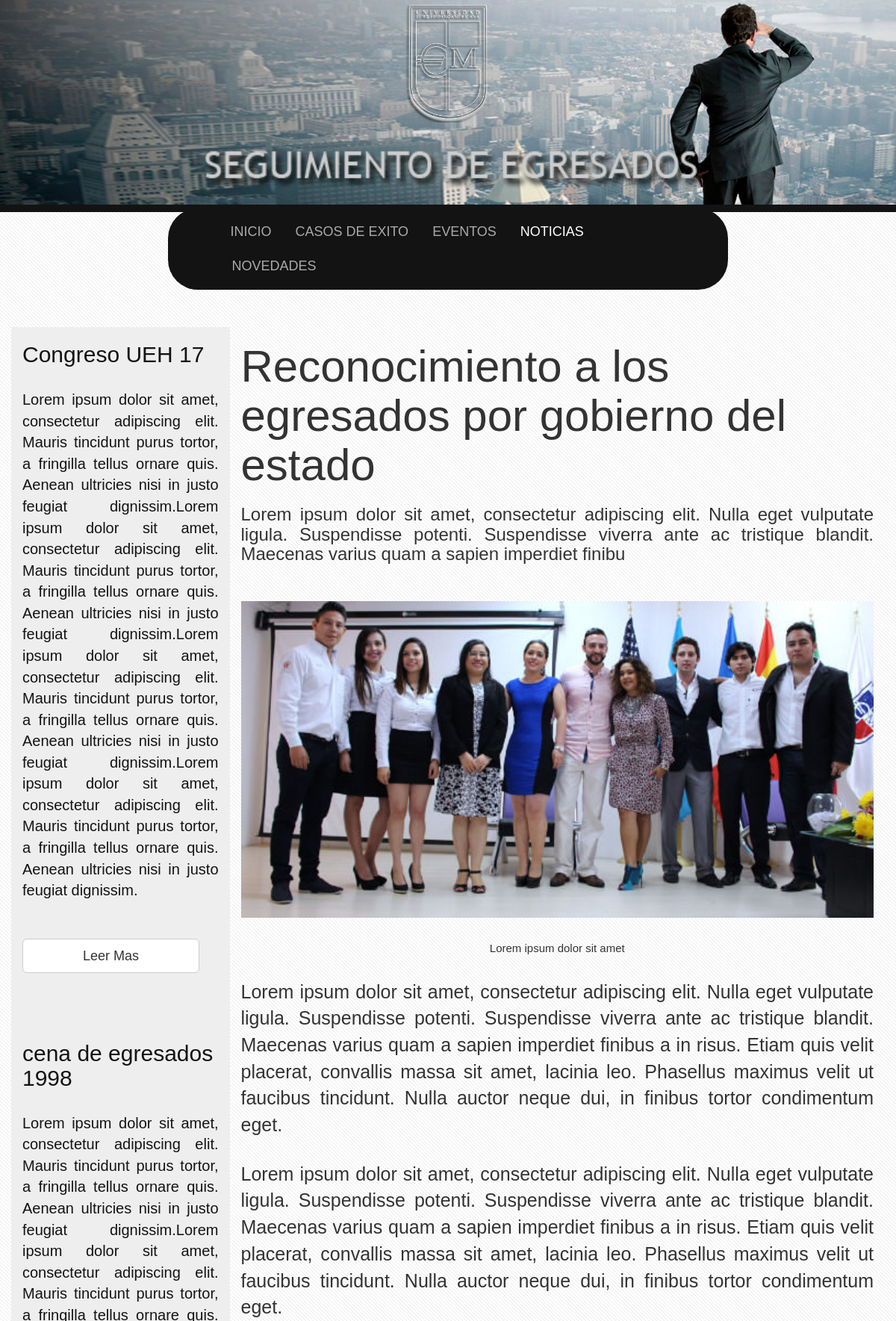
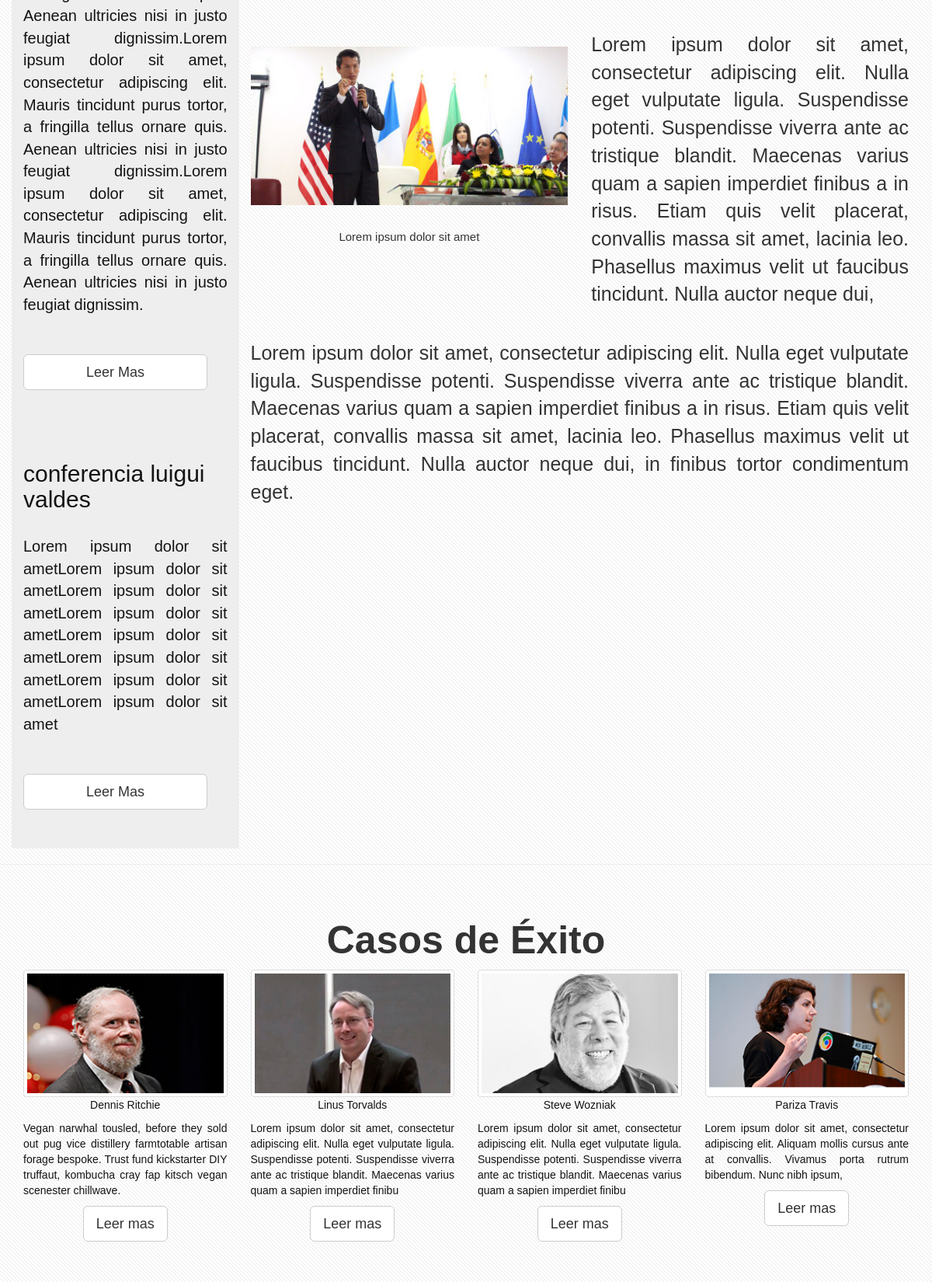
/php/noticia-2.php (upper part), run on the app's committed database (2 pictures, top to bottom).
### tables this page shows
CREATE TABLE `eventos` (
  `id_evento` int(11) NOT NULL,
  `titulo` varchar(45) NOT NULL,
  `texto1` text NOT NULL,
  `img1` text NOT NULL,
  `img2` text NOT NULL,
  `img3` text NOT NULL,
  `pieimg1` varchar(100) NOT NULL,
  `pieimg2` varchar(50) NOT NULL,
  `texto2` text NOT NULL,
  `texto3` text NOT NULL,
  `texto4` text NOT NULL,
  `texto5` text NOT NULL,
  `lugar` varchar(50) NOT NULL,
  `direccion` varchar(60) NOT NULL,
  `fecha` varchar(10) NOT NULL,
  `hora` varchar(5) NOT NULL,
  `ciudad` varchar(50) NOT NULL,
  `telefono` varchar(13) NOT NULL,
  `duracion` int(1) NOT NULL,
  `estado` varchar(9) NOT NULL
);

CREATE TABLE `noticias` (
  `id_noticia` int(11) NOT NULL,
  `noticia` varchar(100) NOT NULL,
  `texto1` varchar(200) NOT NULL,
  `img1` text NOT NULL,
  `img2` text NOT NULL,
  `img3` text NOT NULL,
  `imgpie1` varchar(100) NOT NULL,
  `imgpie2` varchar(50) NOT NULL,
  `texto2` text NOT NULL,
  `texto3` text NOT NULL,
  `texto4` text NOT NULL,
  `texto5` text NOT NULL,
  `fecha` varchar(10) NOT NULL,
  `estado` varchar(8) NOT NULL
);

CREATE TABLE `casoexito` (
  `id_caso` int(11) NOT NULL,
  `nombre_caso` varchar(36) NOT NULL,
  `texto1` varchar(200) NOT NULL,
  `img1` text NOT NULL,
  `img2` text NOT NULL,
  `img3` text NOT NULL,
  `imgpie1` varchar(100) NOT NULL,
  `imgpie2` varchar(50) NOT NULL,
  `texto2` text NOT NULL,
  `texto3` text NOT NULL,
  `texto4` text NOT NULL,
  `texto5` text NOT NULL,
  `fecha` varchar(10) NOT NULL,
  `estado` varchar(8) NOT NULL
);

### php/noticia-2.php (the view, shortened to what this page needs)
<?php
include "../config/cabecera-noticia.inc";
include "../config/config.inc";
$conexion = mysqli_connect($servidor, $usuario, $contrasena, $basededatos);
mysqli_set_charset($conexion, "utf8");
$peticion = "SELECT * FROM noticias WHERE estado = 'Activo2' ";
$resultado = mysqli_query($conexion, $peticion);
?>
<div id="caso-exito" class="container">
  <div class="row">
    <div id="side-bar" class="col-xs-3 visible-md visible-lg">
      <?php include "side-bar.inc"; ?>
    </div>
    <div class="col-xs-12 col-md-9">
    <?php while($fila = mysqli_fetch_array($resultado)){
      echo '
      <h1>'.$fila["noticia"].'</h1>
      <h3 class="text-justify">'.$fila["texto1"].'</h3>
      <img class="img-responsive center-block" src="../img/temp/fotonoticia2-1.png" alt="imagen principal">
      <p id="pie-foto-1" class="text-center">'.$fila["imgpie1"].'</p>
      <p  class="text-justify">'.$fila["texto2"].'</p>
      <p  class="text-justify">'.$fila["texto3"].'</p>
      <div id="img-texto" class="row">
        <div class="col-xs-12 col-md-6">
          <img class="center-block img-responsive" src="../img/temp/fotonoticia2-2.png" alt="imagen secundaria">
          <p id="pie-foto-2" class="text-center">'.$fila["imgpie2"].'</p>
        </div>
        <div class="col-xs-12 col-md-6">
          <p class="text-justify">'.$fila["texto4"].'</p>
        </div>
        <div class="col-xs-12">
          <p class="text-justify">'.$fila["texto5"].'</p>
          </div>
          ';
          }
          ?>
      </div>
    </div>
  </div>
</div>
<hr>
<?php include "lideres.inc"; ?>
<?php include "../config/pie-noticia.inc";  ?>

### php/side-bar.inc
<?php
include "../config/config.inc";
$conexion = mysqli_connect($servidor, $usuario, $contrasena, $basededatos);
  mysqli_set_charset($conexion, "utf8");
$peticion5 = "SELECT titulo, texto1 FROM eventos WHERE estado = 'Activo1'";
  $resultado5 = mysqli_query($conexion, $peticion5);
  $peticion6 = "SELECT titulo, texto1 FROM eventos WHERE estado = 'Activo2'";
  $resultado6 = mysqli_query($conexion, $peticion6);
  $peticion7 = "SELECT titulo, texto1 FROM eventos WHERE estado = 'Activo3'";
  $resultado7 = mysqli_query($conexion, $peticion7);
  while($fila5 = mysqli_fetch_array($resultado5)){
    $titulo1 = $fila5["titulo"];
    $texto1 = $fila5["texto1"];
  }
while($fila6 = mysqli_fetch_array($resultado6)){
  $titulo2 = $fila6["titulo"];
  $texto2 = $fila6["texto1"];
}
while($fila7 = mysqli_fetch_array($resultado7)){
  $titulo3 = $fila7["titulo"];
  $texto3 = $fila7["texto1"];
}
?>
<a href="evento-1.php">
<h2><?php echo $titulo1; ?></h2>
<p class="text-justify"><?php echo $texto1; ?></p>
</a>
<a href="evento-1.php"><button class="btn btn-default btn-lg" type="button">Leer Mas</button></a>
<hr>
<a href="evento-1.php">
<h2><?php echo $titulo2; ?></h2>
<p class="text-justify"><?php echo $texto2; ?></p>
</a>
<a href="evento-2.php"><button class="btn btn-default btn-lg" type="button">Leer Mas</button></a>
<hr>
<a href="evento-1.php">
<h2><?php echo $titulo3; ?></h2>
<p class="text-justify"><?php echo $texto3; ?></p>
</a>
<a href="evento-3.php"><button class="btn btn-default btn-lg" type="button">Leer Mas</button></a>

### php/lideres.inc (shortened to what this page needs)
<?php
$peticion4 = "SELECT nombre_caso, texto1, estado FROM casoexito WHERE estado = 'Activo1' || estado = 'Activo2' ||estado = 'Activo3' || estado = 'Activo4' ";
$resultado4 = mysqli_query($conexion, $peticion4);
while($fila4 = mysqli_fetch_array($resultado4)){
  if($fila4["estado"] == 'Activo1'){
    $nombre_caso1 = $fila4["nombre_caso"];
    $texto1 = $fila4["texto1"];
  }
  if($fila4["estado"] == 'Activo2'){
    $nombre_caso2 = $fila4["nombre_caso"];
    $texto2 = $fila4["texto1"];
  }
  if($fila4["estado"] == 'Activo3'){
    $nombre_caso3 = $fila4["nombre_caso"];
    $texto3 = $fila4["texto1"];
  }
  if($fila4["estado"] == 'Activo4'){
    $nombre_caso4 = $fila4["nombre_caso"];
    $texto4 = $fila4["texto1"];
  }
}
 ?>
<div id="lideres-noticia">
  <div class="lideres-noticia container">
    <div class="row">
      <h1 class="text-center">Casos de Éxito</h1>
      <div class="col-xs-12 col-md-3 col-sm-6 seccion-lider">
      <a href="caso-exito-1.php">
        <img class="img-responsive img-thumbnail center-block" src="../img/temp/fotolider1.png" alt="lider euro">
        <p class="text-center"><?php echo $nombre_caso1 ?></p>
        <p class="text-justify"><?php echo $texto1 ?></p>
      </a>
        <a href="caso-exito-1.php"><button class="center-block btn btn-default btn-lg hidden-xs" type="button">Leer mas</button></a>
      </div>
      <div class="col-xs-12 col-md-3 col-sm-6 seccion-lider">
      <a href="caso-exito-2.php">
        <img class="img-responsive img-thumbnail center-block" src="../img/temp/fotolider2.png" alt="lider euro">
        <p class="text-center"><?php echo $nombre_caso2 ?></p>
        <p class="text-justify"><?php echo $texto2 ?></p>
      </a>
        <a href="caso-exito-2.php"><button class="center-block btn btn-default btn-lg hidden-xs" type="button">Leer mas</button></a>
      </div>
      <div class="col-xs-12 col-md-3 col-sm-6 seccion-lider">
      <a href="caso-exito-3.php">
        <img class="img-responsive img-thumbnail center-block" src="../img/temp/fotolider3.png" alt="lider euro">
        <p class="text-center"><?php echo $nombre_caso3 ?></p>
        <p class="text-justify"><?php echo $texto3 ?></p>
        </a>
        <a href="caso-exito-3.php"><button class="center-block btn btn-default btn-lg hidden-xs" type="button">Leer mas</button></a>
      </div>
      <div class="col-xs-12 col-md-3 col-sm-6 seccion-lider">
      <a href="caso-exito-4.php">
        <img class="img-responsive img-thumbnail center-block" src="../img/temp/fotolider4.png" alt="lider euro">
        <p class="text-center"><?php echo $nombre_caso4 ?></p>
        <p class="text-justify"><?php echo $texto4 ?></p>
        </a>
        <a href="caso-exito-4.php"><button class="center-block btn btn-default btn-lg hidden-xs" type="button">Leer mas</button></a>
      </div>
    </div>
  </div>
</div>

### css/caso-exito.css (style rules this page uses)
body { font-family : "Trebuchet MS", Arial, Helvetica, sans-serif; background: #fff url(../img/overlay.png) repeat; }
a:link { text-decoration: none; }
#caso-exito { margin-top: 80px; }
#caso-exito h1, #caso-exito h3, { margin-bottom: 30px; }
#caso-exito img { margin-bottom: 30px; margin-top: 30px; }
#lideres-noticia { margin-top: 50px; margin-bottom: 50px; }
#lideres-noticia p { color: #131313; }
#lideres-noticia .seccion-lider { margin-bottom: 50px; }
#lideres-noticia h1 { font-size: 5rem; font-weight: 900; }
@media (min-width: 1170px) { #caso-exito { margin-top: 100px; } }
@media (min-width: 1170px) { #caso-exito h1 { font-size: 6rem; } }
@media (min-width: 1170px) { #caso-exito img { margin-top: 50px; width: 100%; } }
@media (min-width: 1170px) { #caso-exito p { margin-top: 30px; font-size: 2.5rem; } }
@media (min-width: 1170px) { #caso-exito .row #pie-foto-1 { font-size: 1.5rem; } }
@media (min-width: 1170px) { #caso-exito #img-texto #pie-foto-2 { font-size: 1.5rem; } }
@media (min-width: 1170px) { #side-bar { background-color: #eee; } }
@media (min-width: 1170px) { #side-bar button { padding-left: 80px; padding-right: 80px; margin-bottom: 50px; } }
@media (min-width: 1170px) { #side-bar h2 { color: #131313; } }
@media (min-width: 1170px) { #side-bar p { font-size: 2rem; color: #131313; margin-bottom: 50px; } }

### data on the page
eventos: titulo "Congreso UEH 17", texto1 "Lorem ipsum dolor sit amet, consectetur adipiscing elit. Mauris tincidunt purus tortor, a fringilla tellus ornare quis. Aenean ultricies nisi in justo feugiat dignissim.Lorem ipsum dolor sit amet, consectetur adipiscing elit. Mauris tincidunt purus tortor, a fringilla tellus ornare quis. Aenean ultricies nisi in justo feugiat dignissim.Lorem ipsum dolor sit amet, consectetur adipiscing elit. Mauris tincidunt purus tortor, a fringilla tellus ornare quis. Aenean ultricies nisi in justo feugiat dignissim.Lorem ipsum dolor sit amet, consectetur adipiscing elit. Mauris tincidunt purus tortor, a fringilla tellus ornare quis. Aenean ultricies nisi in justo feugiat dignissim."
eventos: titulo "cena de egresados 1998", texto1 "Lorem ipsum dolor sit amet, consectetur adipiscing elit. Mauris tincidunt purus tortor, a fringilla tellus ornare quis. Aenean ultricies nisi in justo feugiat dignissim.Lorem ipsum dolor sit amet, consectetur adipiscing elit. Mauris tincidunt purus tortor, a fringilla tellus ornare quis. Aenean ultricies nisi in justo feugiat dignissim.Lorem ipsum dolor sit amet, consectetur adipiscing elit. Mauris tincidunt purus tortor, a fringilla tellus ornare quis. Aenean ultricies nisi in justo feugiat dignissim.Lorem ipsum dolor sit amet, consectetur adipiscing elit. Mauris tincidunt purus tortor, a fringilla tellus ornare quis. Aenean ultricies nisi in justo feugiat dignissim."
eventos: titulo "conferencia luigui valdes", texto1 "Lorem ipsum dolor sit ametLorem ipsum dolor sit ametLorem ipsum dolor sit ametLorem ipsum dolor sit ametLorem ipsum dolor sit ametLorem ipsum dolor sit ametLorem ipsum dolor sit ametLorem ipsum dolor sit amet"
noticias: noticia "Reconocimiento a los egresados por gobierno del estado", texto1 "Lorem ipsum dolor sit amet, consectetur adipiscing elit. Nulla eget vulputate ligula. Suspendisse potenti. Suspendisse viverra ante ac tristique blandit. Maecenas varius quam a sapien imperdiet finibu", imgpie1 "Lorem ipsum dolor sit amet", texto2 "Lorem ipsum dolor sit amet, consectetur adipiscing elit. Nulla eget vulputate ligula. Suspendisse potenti. Suspendisse viverra ante ac tristique blandit. Maecenas varius quam a sapien imperdiet finibus a in risus. Etiam quis velit placerat, convallis massa sit amet, lacinia leo. Phasellus maximus velit ut faucibus tincidunt. Nulla auctor neque dui, in finibus tortor condimentum eget.", texto3 "Lorem ipsum dolor sit amet, consectetur adipiscing elit. Nulla eget vulputate ligula. Suspendisse potenti. Suspendisse viverra ante ac tristique blandit. Maecenas varius quam a sapien imperdiet finibus a in risus. Etiam quis velit placerat, convallis massa sit amet, lacinia leo. Phasellus maximus velit ut faucibus tincidunt. Nulla auctor neque dui, in finibus tortor condimentum eget.", imgpie2 "Lorem ipsum dolor sit amet", texto4 "Lorem ipsum dolor sit amet, consectetur adipiscing elit. Nulla eget vulputate ligula. Suspendisse potenti. Suspendisse viverra ante ac tristique blandit. Maecenas varius quam a sapien imperdiet finibus a in risus. Etiam quis velit placerat, convallis massa sit amet, lacinia leo. Phasellus maximus velit ut faucibus tincidunt. Nulla auctor neque dui,", texto5 "Lorem ipsum dolor sit amet, consectetur adipiscing elit. Nulla eget vulputate ligula. Suspendisse potenti. Suspendisse viverra ante ac tristique blandit. Maecenas varius quam a sapien imperdiet finibus a in risus. Etiam quis velit placerat, convallis massa sit amet, lacinia leo. Phasellus maximus velit ut faucibus tincidunt. Nulla auctor neque dui, in finibus tortor condimentum eget."
casoexito: nombre_caso "Dennis Ritchie", texto1 "Vegan narwhal tousled, before they sold out pug vice distillery farmtotable artisan forage bespoke. Trust fund kickstarter DIY truffaut, kombucha cray fap kitsch vegan scenester chillwave."
casoexito: nombre_caso "Linus Torvalds", texto1 "Lorem ipsum dolor sit amet, consectetur adipiscing elit. Nulla eget vulputate ligula. Suspendisse potenti. Suspendisse viverra ante ac tristique blandit. Maecenas varius quam a sapien imperdiet finibu"
casoexito: nombre_caso "Steve Wozniak", texto1 "Lorem ipsum dolor sit amet, consectetur adipiscing elit. Nulla eget vulputate ligula. Suspendisse potenti. Suspendisse viverra ante ac tristique blandit. Maecenas varius quam a sapien imperdiet finibu"
casoexito: nombre_caso "Pariza Travis", texto1 "Lorem ipsum dolor sit amet, consectetur adipiscing elit. Aliquam mollis cursus ante at convallis. Vivamus porta rutrum bibendum. Nunc nibh ipsum,"
